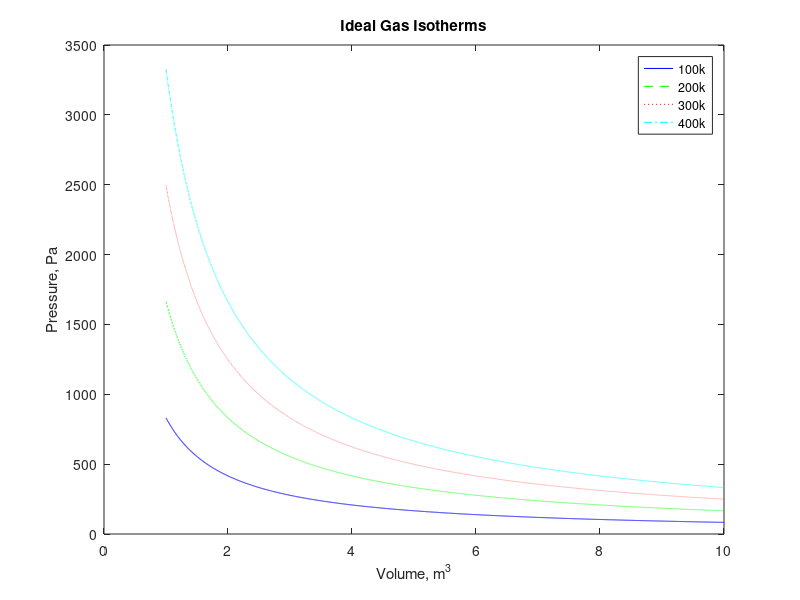

This figure's MATLAB source:
%{
Class: ENGR15100: Software Tools for Engineers
Instructor: Xiaoli Yang    
Author: Al Pizano
Assignment: Lab 3
File Name: AL_PIZANO_problem2_6.m
Date: 10/06/16
%}

%Delete an eventual pre-existing diary
delete xxx.txt

%Turn on a diary called mydiary.txt
diary xxx.txt

%clear screen
clc

%clear workspace
clear

disp('Al Pizano');
disp('');
disp('starting code: ');

%Completing lab x
%your source code here%

t = [100, 200 , 300 , 400]
v = [1:0.001:10]
P1=8.3145.*t(1)./v
P2=8.3145.*t(2)./v
P3=8.3145.*t(3)./v
P4=8.3145.*t(4)./v

figure(1)
plot(v,P1,'b-');
hold on;
plot(v,P2,'g--');
plot(v,P3,'r:');
plot(v,P4,'c-.');
hold off;
title ('Ideal Gas Isotherms')
xlabel ('Volume, m^3')
ylabel ('Pressure, Pa')
legend ('100k','200k','300k','400k');

%Turn off the diary function
diary off